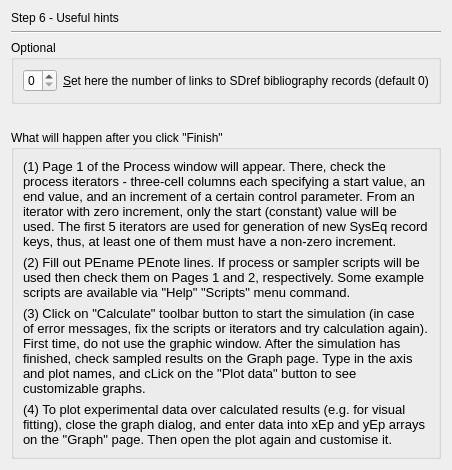
     <widget class="QWidget" name="page_4">
      <layout class="QGridLayout">
       <item row="0" column="0">
        <widget class="QLabel" name="label_3">
         <property name="sizePolicy">
          <sizepolicy hsizetype="Preferred" vsizetype="Fixed">
           <horstretch>0</horstretch>
           <verstretch>0</verstretch>
          </sizepolicy>
         </property>
         <property name="text">
          <string>Step 6 - Useful hints</string>
         </property>
        </widget>
       </item>
       <item row="1" column="0">
        <widget class="Line" name="line_4">
         <property name="orientation">
          <enum>Qt::Horizontal</enum>
         </property>
        </widget>
       </item>
       <item row="2" column="0">
        <widget class="QGroupBox" name="groupBox_5">
         <property name="sizePolicy">
          <sizepolicy hsizetype="Preferred" vsizetype="Minimum">
           <horstretch>0</horstretch>
           <verstretch>0</verstretch>
          </sizepolicy>
         </property>
         <property name="title">
          <string>Optional</string>
         </property>
         <layout class="QHBoxLayout">
          <item>
           <widget class="QSpinBox" name="spinBox18">
            <property name="sizePolicy">
             <sizepolicy hsizetype="Fixed" vsizetype="Fixed">
              <horstretch>0</horstretch>
              <verstretch>0</verstretch>
             </sizepolicy>
            </property>
            <property name="maximum">
             <number>4</number>
            </property>
           </widget>
          </item>
          <item>
           <widget class="QLabel" name="textLabel11">
            <property name="text">
             <string>&amp;Set here the number of links to SDref bibliography records (default 0)</string>
            </property>
            <property name="wordWrap">
             <bool>false</bool>
            </property>
            <property name="buddy">
             <cstring>spinBox18</cstring>
            </property>
           </widget>
          </item>
         </layout>
        </widget>
       </item>
       <item row="3" column="0">
        <widget class="QLabel" name="label_5">
         <property name="text">
          <string/>
         </property>
        </widget>
       </item>
       <item row="4" column="0">
        <widget class="QGroupBox" name="groupBox_6">
         <property name="title">
          <string>What will happen after you click &quot;Finish&quot;</string>
         </property>
         <layout class="QGridLayout">
          <item row="0" column="0">
           <widget class="QLabel" name="textLabel12">
            <property name="text">
             <string>&lt;!DOCTYPE HTML PUBLIC &quot;-//W3C//DTD HTML 4.0//EN&quot; &quot;http://www.w3.org/TR/REC-html40/strict.dtd&quot;&gt;
&lt;html&gt;&lt;head&gt;&lt;meta name=&quot;qrichtext&quot; content=&quot;1&quot; /&gt;&lt;style type=&quot;text/css&quot;&gt;
p, li { white-space: pre-wrap; }
&lt;/style&gt;&lt;/head&gt;&lt;body style=&quot; font-family:'MS Shell Dlg 2'; font-size:10pt; font-weight:400; font-style:normal;&quot;&gt;
&lt;p style=&quot; margin-top:0px; margin-bottom:0px; margin-left:0px; margin-right:0px; -qt-block-indent:0; text-indent:0px;&quot;&gt;(1) Page 1 of the Process window will appear. There, check the process iterators - three-cell columns each specifying a start value, an end value, and an increment of a certain control parameter. From an iterator with zero increment, only the start (constant) value will be used. The first 5 iterators are used for generation of new SysEq record keys, thus, at least one of them must have a non-zero increment.&lt;/p&gt;&lt;/body&gt;&lt;/html&gt;</string>
            </property>
            <property name="alignment">
             <set>Qt::AlignVCenter</set>
            </property>
            <property name="wordWrap">
             <bool>true</bool>
            </property>
           </widget>
          </item>
          <item row="1" column="0">
           <widget class="QLabel" name="textLabel14">
            <property name="text">
             <string>&lt;!DOCTYPE HTML PUBLIC &quot;-//W3C//DTD HTML 4.0//EN&quot; &quot;http://www.w3.org/TR/REC-html40/strict.dtd&quot;&gt;
&lt;html&gt;&lt;head&gt;&lt;meta name=&quot;qrichtext&quot; content=&quot;1&quot; /&gt;&lt;style type=&quot;text/css&quot;&gt;
p, li { white-space: pre-wrap; }
&lt;/style&gt;&lt;/head&gt;&lt;body style=&quot; font-family:'MS Shell Dlg 2'; font-size:10pt; font-weight:400; font-style:normal;&quot;&gt;
&lt;p style=&quot; margin-top:0px; margin-bottom:0px; margin-left:0px; margin-right:0px; -qt-block-indent:0; text-indent:0px;&quot;&gt;(2) Fill out PEname PEnote lines. If process or sampler scripts will be used then check them on Pages 1 and 2, respectively. Some example scripts are available via &amp;quot;Help&amp;quot; &amp;quot;Scripts&amp;quot; menu command.&lt;/p&gt;&lt;/body&gt;&lt;/html&gt;</string>
            </property>
            <property name="alignment">
             <set>Qt::AlignVCenter</set>
            </property>
            <property name="wordWrap">
             <bool>true</bool>
            </property>
           </widget>
          </item>
          <item row="2" column="0">
           <widget class="QLabel" name="textLabel15">
            <property name="text">
             <string>&lt;!DOCTYPE HTML PUBLIC &quot;-//W3C//DTD HTML 4.0//EN&quot; &quot;http://www.w3.org/TR/REC-html40/strict.dtd&quot;&gt;
&lt;html&gt;&lt;head&gt;&lt;meta name=&quot;qrichtext&quot; content=&quot;1&quot; /&gt;&lt;style type=&quot;text/css&quot;&gt;
p, li { white-space: pre-wrap; }
&lt;/style&gt;&lt;/head&gt;&lt;body style=&quot; font-family:'MS Shell Dlg 2'; font-size:10pt; font-weight:400; font-style:normal;&quot;&gt;
&lt;p style=&quot; margin-top:0px; margin-bottom:0px; margin-left:0px; margin-right:0px; -qt-block-indent:0; text-indent:0px;&quot;&gt;(3) Click on &amp;quot;Calculate&amp;quot; toolbar button to start the simulation (in case of error messages, fix the scripts or iterators and try calculation again). First time, do not use the graphic window. After the simulation has finished, check sampled results on the Graph page. Type in the axis and plot names, and cLick on the &amp;quot;Plot data&amp;quot; button to see customizable graphs.&lt;/p&gt;&lt;/body&gt;&lt;/html&gt;</string>
            </property>
            <property name="alignment">
             <set>Qt::AlignVCenter</set>
            </property>
            <property name="wordWrap">
             <bool>true</bool>
            </property>
           </widget>
          </item>
          <item row="3" column="0">
           <widget class="QLabel" name="textLabel13_2">
            <property name="text">
             <string>&lt;!DOCTYPE HTML PUBLIC &quot;-//W3C//DTD HTML 4.0//EN&quot; &quot;http://www.w3.org/TR/REC-html40/strict.dtd&quot;&gt;
&lt;html&gt;&lt;head&gt;&lt;meta name=&quot;qrichtext&quot; content=&quot;1&quot; /&gt;&lt;style type=&quot;text/css&quot;&gt;
p, li { white-space: pre-wrap; }
&lt;/style&gt;&lt;/head&gt;&lt;body style=&quot; font-family:'MS Shell Dlg 2'; font-size:10pt; font-weight:400; font-style:normal;&quot;&gt;
&lt;p style=&quot; margin-top:0px; margin-bottom:0px; margin-left:0px; margin-right:0px; -qt-block-indent:0; text-indent:0px;&quot;&gt;(4) To plot experimental data over calculated results (e.g. for visual fitting), close the graph dialog, and enter data into xEp and yEp arrays on the &amp;quot;Graph&amp;quot; page. Then open the plot again and customise it.&lt;/p&gt;&lt;/body&gt;&lt;/html&gt;</string>
            </property>
            <property name="alignment">
             <set>Qt::AlignVCenter</set>
            </property>
            <property name="wordWrap">
             <bool>true</bool>
            </property>
           </widget>
          </item>
         </layout>
        </widget>
       </item>
      </layout>
     </widget>
